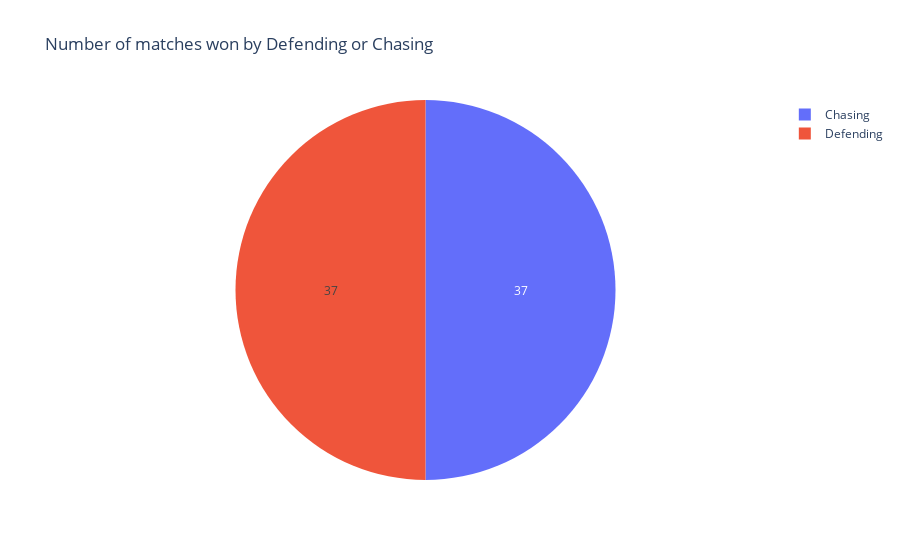

The cell this chart's notebook holds for it:
### Code cell
#NO. of matches won by batting first  and No. of matches won by fielding first
data['won_by']=data['won_by'].map({'Wickets':'Chasing',
                                   'Runs':'Defending'})
won_by=data['won_by'].value_counts()
label=won_by.index
counts=won_by.values
colors=['Red','Lighgreen']
fig=gp.Figure(data=[gp.Pie(labels=label,values=counts)])
fig.update_layout(title_text='Number of matches won by Defending or Chasing')
fig.update_traces(hoverinfo='label+percent',textinfo='value')

### Figure 1 — Plotly figure (JSON) as saved in the notebook; plotly's stock layout.template omitted (floating-point values rounded to 4 significant figures)
{"data": [{"hoverinfo": "label+percent", "labels": ["Chasing", "Defending"], "textinfo": "value", "type": "pie", "values": [37, 37]}], "layout": {"autosize": true, "title": {"text": "Number of matches won by Defending or Chasing"}}}
